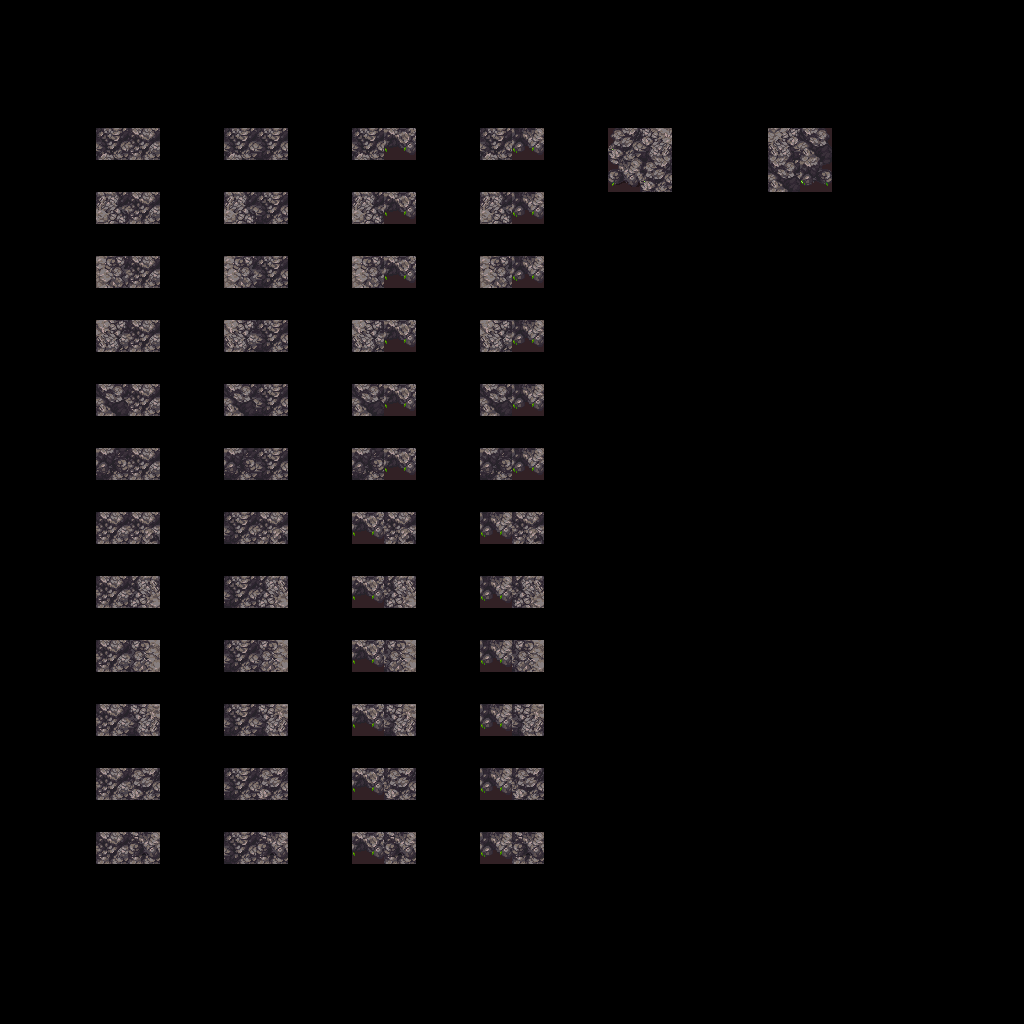

Below is a game level as drawn by its tile map, then a one-line description and the .tmx file that defines it, in full:
An orthogonal 32x32 tile map with 32x32 px tiles, 3 tile layers (regions, input_Mountain, output_Mountain).

<map version="1.2" tiledversion="1.2.0" orientation="orthogonal" renderorder="right-down" width="32" height="32" tilewidth="32" tileheight="32" infinite="0" nextlayerid="6" nextobjectid="1">
 <tileset firstgid="1" source="../mountains-v6.tsx" />
 <layer id="1" name="regions" width="32" height="32">
  <data encoding="csv">
0,0,0,0,0,0,0,0,0,0,0,0,0,0,0,0,0,0,0,0,0,0,0,0,0,0,0,0,0,0,0,0,
0,0,0,0,0,0,0,0,0,0,0,0,0,0,0,0,0,0,0,0,0,0,0,0,0,0,0,0,0,0,0,0,
0,0,0,0,0,0,0,0,0,0,0,0,0,0,0,0,0,0,0,0,0,0,0,0,0,0,0,0,0,0,0,0,
0,0,0,0,0,0,0,0,0,0,0,0,0,0,0,0,0,0,0,0,0,0,0,0,0,0,0,0,0,0,0,0,
0,0,0,386,386,0,0,386,386,0,0,386,386,0,0,386,386,0,0,386,386,0,0,0,386,386,0,0,0,0,0,0,
0,0,0,0,0,0,0,0,0,0,0,0,0,0,0,0,0,0,0,386,386,0,0,0,386,386,0,0,0,0,0,0,
0,0,0,386,386,0,0,386,386,0,0,386,386,0,0,386,386,0,0,0,0,0,0,0,0,0,0,0,0,0,0,0,
0,0,0,0,0,0,0,0,0,0,0,0,0,0,0,0,0,0,0,0,0,0,0,0,0,0,0,0,0,0,0,0,
0,0,0,386,386,0,0,386,386,0,0,386,386,0,0,386,386,0,0,0,0,0,0,0,0,0,0,0,0,0,0,0,
0,0,0,0,0,0,0,0,0,0,0,0,0,0,0,0,0,0,0,0,0,0,0,0,0,0,0,0,0,0,0,0,
0,0,0,386,386,0,0,386,386,0,0,386,386,0,0,386,386,0,0,0,0,0,0,0,0,0,0,0,0,0,0,0,
0,0,0,0,0,0,0,0,0,0,0,0,0,0,0,0,0,0,0,0,0,0,0,0,0,0,0,0,0,0,0,0,
0,0,0,386,386,0,0,386,386,0,0,386,386,0,0,386,386,0,0,0,0,0,0,0,0,0,0,0,0,0,0,0,
0,0,0,0,0,0,0,0,0,0,0,0,0,0,0,0,0,0,0,0,0,0,0,0,0,0,0,0,0,0,0,0,
0,0,0,386,386,0,0,386,386,0,0,386,386,0,0,386,386,0,0,0,0,0,0,0,0,0,0,0,0,0,0,0,
0,0,0,0,0,0,0,0,0,0,0,0,0,0,0,0,0,0,0,0,0,0,0,0,0,0,0,0,0,0,0,0,
0,0,0,386,386,0,0,386,386,0,0,386,386,0,0,386,386,0,0,0,0,0,0,0,0,0,0,0,0,0,0,0,
0,0,0,0,0,0,0,0,0,0,0,0,0,0,0,0,0,0,0,0,0,0,0,0,0,0,0,0,0,0,0,0,
0,0,0,386,386,0,0,386,386,0,0,386,386,0,0,386,386,0,0,0,0,0,0,0,0,0,0,0,0,0,0,0,
0,0,0,0,0,0,0,0,0,0,0,0,0,0,0,0,0,0,0,0,0,0,0,0,0,0,0,0,0,0,0,0,
0,0,0,386,386,0,0,386,386,0,0,386,386,0,0,386,386,0,0,0,0,0,0,0,0,0,0,0,0,0,0,0,
0,0,0,0,0,0,0,0,0,0,0,0,0,0,0,0,0,0,0,0,0,0,0,0,0,0,0,0,0,0,0,0,
0,0,0,386,386,0,0,386,386,0,0,386,386,0,0,386,386,0,0,0,0,0,0,0,0,0,0,0,0,0,0,0,
0,0,0,0,0,0,0,0,0,0,0,0,0,0,0,0,0,0,0,0,0,0,0,0,0,0,0,0,0,0,0,0,
0,0,0,386,386,0,0,386,386,0,0,386,386,0,0,386,386,0,0,0,0,0,0,0,0,0,0,0,0,0,0,0,
0,0,0,0,0,0,0,0,0,0,0,0,0,0,0,0,0,0,0,0,0,0,0,0,0,0,0,0,0,0,0,0,
0,0,0,386,386,0,0,386,386,0,0,386,386,0,0,386,386,0,0,0,0,0,0,0,0,0,0,0,0,0,0,0,
0,0,0,0,0,0,0,0,0,0,0,0,0,0,0,0,0,0,0,0,0,0,0,0,0,0,0,0,0,0,0,0,
0,0,0,0,0,0,0,0,0,0,0,0,0,0,0,0,0,0,0,0,0,0,0,0,0,0,0,0,0,0,0,0,
0,0,0,0,0,0,0,0,0,0,0,0,0,0,0,0,0,0,0,0,0,0,0,0,0,0,0,0,0,0,0,0,
0,0,0,0,0,0,0,0,0,0,0,0,0,0,0,0,0,0,0,0,0,0,0,0,0,0,0,0,0,0,0,0,
0,0,0,0,0,0,0,0,0,0,0,0,0,0,0,0,0,0,0,0,0,0,0,0,0,0,0,0,0,0,0,0
</data>
 </layer>
 <layer id="2" name="input_Mountain" width="32" height="32">
  <properties>
   <property name="StrictEmpty" type="bool" value="true" />
  </properties>
  <data encoding="csv">
0,0,0,0,0,0,0,0,0,0,0,0,0,0,0,0,0,0,0,0,0,0,0,0,0,0,0,0,0,0,0,0,
0,0,0,0,0,0,0,0,0,0,0,0,0,0,0,0,0,0,0,0,0,0,0,0,0,0,0,0,0,0,0,0,
0,0,0,0,0,0,0,0,0,0,0,0,0,0,0,0,0,0,0,0,0,0,0,0,0,0,0,0,0,0,0,0,
0,0,0,0,0,0,0,0,0,0,0,0,0,0,0,0,0,0,0,0,0,0,0,0,0,0,0,0,0,0,0,0,
0,0,0,3270,3587,0,0,3270,3588,0,0,3270,3651,0,0,3270,3652,0,0,3521,3457,0,0,0,3462,3526,0,0,0,0,0,0,
0,0,0,0,0,0,0,0,0,0,0,0,0,0,0,0,0,0,0,3585,3521,0,0,0,3526,3590,0,0,0,0,0,0,
0,0,0,3334,3587,0,0,3334,3588,0,0,3334,3651,0,0,3334,3652,0,0,0,0,0,0,0,0,0,0,0,0,0,0,0,
0,0,0,0,0,0,0,0,0,0,0,0,0,0,0,0,0,0,0,0,0,0,0,0,0,0,0,0,0,0,0,0,
0,0,0,3398,3587,0,0,3398,3588,0,0,3398,3651,0,0,3398,3652,0,0,0,0,0,0,0,0,0,0,0,0,0,0,0,
0,0,0,0,0,0,0,0,0,0,0,0,0,0,0,0,0,0,0,0,0,0,0,0,0,0,0,0,0,0,0,0,
0,0,0,3462,3587,0,0,3462,3588,0,0,3462,3651,0,0,3462,3652,0,0,0,0,0,0,0,0,0,0,0,0,0,0,0,
0,0,0,0,0,0,0,0,0,0,0,0,0,0,0,0,0,0,0,0,0,0,0,0,0,0,0,0,0,0,0,0,
0,0,0,3526,3587,0,0,3526,3588,0,0,3526,3651,0,0,3526,3652,0,0,0,0,0,0,0,0,0,0,0,0,0,0,0,
0,0,0,0,0,0,0,0,0,0,0,0,0,0,0,0,0,0,0,0,0,0,0,0,0,0,0,0,0,0,0,0,
0,0,0,3590,3587,0,0,3590,3588,0,0,3590,3651,0,0,3590,3652,0,0,0,0,0,0,0,0,0,0,0,0,0,0,0,
0,0,0,0,0,0,0,0,0,0,0,0,0,0,0,0,0,0,0,0,0,0,0,0,0,0,0,0,0,0,0,0,
0,0,0,3587,3265,0,0,3588,3265,0,0,3651,3265,0,0,3652,3265,0,0,0,0,0,0,0,0,0,0,0,0,0,0,0,
0,0,0,0,0,0,0,0,0,0,0,0,0,0,0,0,0,0,0,0,0,0,0,0,0,0,0,0,0,0,0,0,
0,0,0,3587,3329,0,0,3588,3329,0,0,3651,3329,0,0,3652,3329,0,0,0,0,0,0,0,0,0,0,0,0,0,0,0,
0,0,0,0,0,0,0,0,0,0,0,0,0,0,0,0,0,0,0,0,0,0,0,0,0,0,0,0,0,0,0,0,
0,0,0,3587,3393,0,0,3588,3393,0,0,3651,3393,0,0,3652,3393,0,0,0,0,0,0,0,0,0,0,0,0,0,0,0,
0,0,0,0,0,0,0,0,0,0,0,0,0,0,0,0,0,0,0,0,0,0,0,0,0,0,0,0,0,0,0,0,
0,0,0,3587,3457,0,0,3588,3457,0,0,3651,3457,0,0,3652,3457,0,0,0,0,0,0,0,0,0,0,0,0,0,0,0,
0,0,0,0,0,0,0,0,0,0,0,0,0,0,0,0,0,0,0,0,0,0,0,0,0,0,0,0,0,0,0,0,
0,0,0,3587,3521,0,0,3588,3521,0,0,3651,3521,0,0,3652,3521,0,0,0,0,0,0,0,0,0,0,0,0,0,0,0,
0,0,0,0,0,0,0,0,0,0,0,0,0,0,0,0,0,0,0,0,0,0,0,0,0,0,0,0,0,0,0,0,
0,0,0,3587,3585,0,0,3588,3585,0,0,3651,3585,0,0,3652,3585,0,0,0,0,0,0,0,0,0,0,0,0,0,0,0,
0,0,0,0,0,0,0,0,0,0,0,0,0,0,0,0,0,0,0,0,0,0,0,0,0,0,0,0,0,0,0,0,
0,0,0,0,0,0,0,0,0,0,0,0,0,0,0,0,0,0,0,0,0,0,0,0,0,0,0,0,0,0,0,0,
0,0,0,0,0,0,0,0,0,0,0,0,0,0,0,0,0,0,0,0,0,0,0,0,0,0,0,0,0,0,0,0,
0,0,0,0,0,0,0,0,0,0,0,0,0,0,0,0,0,0,0,0,0,0,0,0,0,0,0,0,0,0,0,0,
0,0,0,0,0,0,0,0,0,0,0,0,0,0,0,0,0,0,0,0,0,0,0,0,0,0,0,0,0,0,0,0
</data>
 </layer>
 <layer id="3" name="output_Mountain" width="32" height="32">
  <data encoding="csv">
0,0,0,0,0,0,0,0,0,0,0,0,0,0,0,0,0,0,0,0,0,0,0,0,0,0,0,0,0,0,0,0,
0,0,0,0,0,0,0,0,0,0,0,0,0,0,0,0,0,0,0,0,0,0,0,0,0,0,0,0,0,0,0,0,
0,0,0,0,0,0,0,0,0,0,0,0,0,0,0,0,0,0,0,0,0,0,0,0,0,0,0,0,0,0,0,0,
0,0,0,0,0,0,0,0,0,0,0,0,0,0,0,0,0,0,0,0,0,0,0,0,0,0,0,0,0,0,0,0,
0,0,0,3595,0,0,0,3595,0,0,0,3595,0,0,0,3595,0,0,0,0,3522,0,0,0,3525,0,0,0,0,0,0,0,
0,0,0,0,0,0,0,0,0,0,0,0,0,0,0,0,0,0,0,0,3586,0,0,0,3597,0,0,0,0,0,0,0,
0,0,0,3659,0,0,0,3659,0,0,0,3659,0,0,0,3659,0,0,0,0,0,0,0,0,0,0,0,0,0,0,0,0,
0,0,0,0,0,0,0,0,0,0,0,0,0,0,0,0,0,0,0,0,0,0,0,0,0,0,0,0,0,0,0,0,
0,0,0,3596,0,0,0,3596,0,0,0,3596,0,0,0,3596,0,0,0,0,0,0,0,0,0,0,0,0,0,0,0,0,
0,0,0,0,0,0,0,0,0,0,0,0,0,0,0,0,0,0,0,0,0,0,0,0,0,0,0,0,0,0,0,0,
0,0,0,3660,0,0,0,3660,0,0,0,3660,0,0,0,3660,0,0,0,0,0,0,0,0,0,0,0,0,0,0,0,0,
0,0,0,0,0,0,0,0,0,0,0,0,0,0,0,0,0,0,0,0,0,0,0,0,0,0,0,0,0,0,0,0,
0,0,0,3597,0,0,0,3597,0,0,0,3597,0,0,0,3597,0,0,0,0,0,0,0,0,0,0,0,0,0,0,0,0,
0,0,0,0,0,0,0,0,0,0,0,0,0,0,0,0,0,0,0,0,0,0,0,0,0,0,0,0,0,0,0,0,
0,0,0,3661,0,0,0,3661,0,0,0,3661,0,0,0,3661,0,0,0,0,0,0,0,0,0,0,0,0,0,0,0,0,
0,0,0,0,0,0,0,0,0,0,0,0,0,0,0,0,0,0,0,0,0,0,0,0,0,0,0,0,0,0,0,0,
0,0,0,0,3594,0,0,0,3594,0,0,0,3594,0,0,0,3594,0,0,0,0,0,0,0,0,0,0,0,0,0,0,0,
0,0,0,0,0,0,0,0,0,0,0,0,0,0,0,0,0,0,0,0,0,0,0,0,0,0,0,0,0,0,0,0,
0,0,0,0,3658,0,0,0,3658,0,0,0,3658,0,0,0,3658,0,0,0,0,0,0,0,0,0,0,0,0,0,0,0,
0,0,0,0,0,0,0,0,0,0,0,0,0,0,0,0,0,0,0,0,0,0,0,0,0,0,0,0,0,0,0,0,
0,0,0,0,3593,0,0,0,3593,0,0,0,3593,0,0,0,3593,0,0,0,0,0,0,0,0,0,0,0,0,0,0,0,
0,0,0,0,0,0,0,0,0,0,0,0,0,0,0,0,0,0,0,0,0,0,0,0,0,0,0,0,0,0,0,0,
0,0,0,0,3657,0,0,0,3657,0,0,0,3657,0,0,0,3657,0,0,0,0,0,0,0,0,0,0,0,0,0,0,0,
0,0,0,0,0,0,0,0,0,0,0,0,0,0,0,0,0,0,0,0,0,0,0,0,0,0,0,0,0,0,0,0,
0,0,0,0,3592,0,0,0,3592,0,0,0,3592,0,0,0,3592,0,0,0,0,0,0,0,0,0,0,0,0,0,0,0,
0,0,0,0,0,0,0,0,0,0,0,0,0,0,0,0,0,0,0,0,0,0,0,0,0,0,0,0,0,0,0,0,
0,0,0,0,3656,0,0,0,3656,0,0,0,3656,0,0,0,3656,0,0,0,0,0,0,0,0,0,0,0,0,0,0,0,
0,0,0,0,0,0,0,0,0,0,0,0,0,0,0,0,0,0,0,0,0,0,0,0,0,0,0,0,0,0,0,0,
0,0,0,0,0,0,0,0,0,0,0,0,0,0,0,0,0,0,0,0,0,0,0,0,0,0,0,0,0,0,0,0,
0,0,0,0,0,0,0,0,0,0,0,0,0,0,0,0,0,0,0,0,0,0,0,0,0,0,0,0,0,0,0,0,
0,0,0,0,0,0,0,0,0,0,0,0,0,0,0,0,0,0,0,0,0,0,0,0,0,0,0,0,0,0,0,0,
0,0,0,0,0,0,0,0,0,0,0,0,0,0,0,0,0,0,0,0,0,0,0,0,0,0,0,0,0,0,0,0
</data>
 </layer>
</map>
